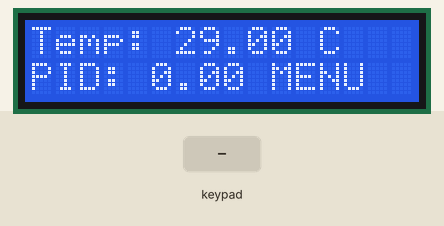
Simulated run of this sketch. Board: Arduino Uno, built with avr-gcc and run on an emulated ATmega328P. Parts: 16×2 character LCD. Inputs (shaded band) come from the test bench. Random numbers use the default seed unless the sketch sets one.

Above: at 1.2 s.
1.3 s: key 'A' pressed
At 1.59 s:
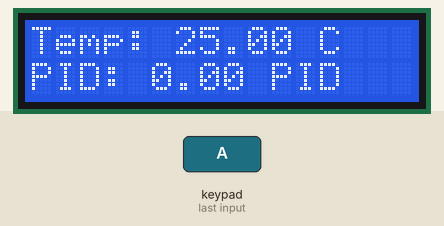
3.6 s: keypad keys 9 8 7 6 D pressed 0.4 s apart
At 5.56 s:
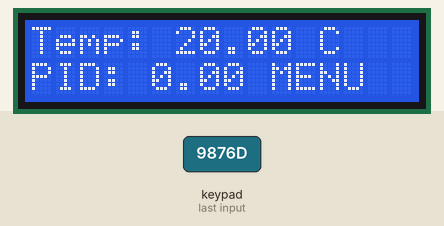
7.1 s: keypad keys 9 8 7 6 A pressed 0.4 s apart
At 9.17 s:
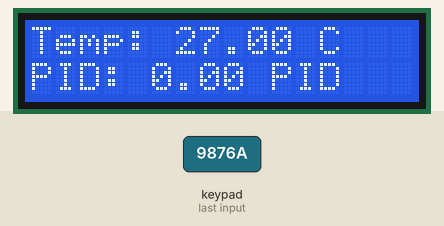
10.6 s: key 'D' pressed
At 11.47 s:
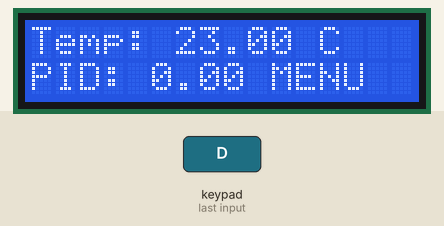
Timing chart, 0 to 13.6 s (numbered marks = the images above; inputs shaded):
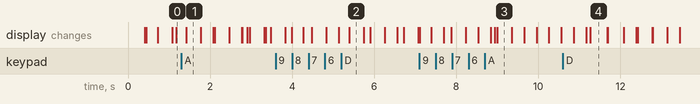

The sketch:

ControlHornoCompleto.ino
```cpp
#include <Wire.h>
#include <LiquidCrystal_I2C.h>
#include <Keypad.h>
#include <PID_v1.h>

LiquidCrystal_I2C lcd(0x27, 16, 2);  // Dirección I2C, Número de columnas y filas
const byte ROWS = 4;
const byte COLS = 4;
char keys[ROWS][COLS] = {
  {'1','2','3','A'},
  {'4','5','6','B'},
  {'7','8','9','C'},
  {'*','0','#','D'}
};
byte rowPins[ROWS] = {9, 8, 7, 6};
byte colPins[COLS] = {13, 10, A1, A0};
Keypad keypad = Keypad(makeKeymap(keys), rowPins, colPins, ROWS, COLS);

// Variables para el PID
double setpoint = 25.0;  // Temperatura de referencia
double input = 0.0;      // Temperatura medida con PT100
double output = 0.0;     // Salida del PID
double kp = 1.0;         // Ganancia proporcional
double ki = 0.1;         // Ganancia integral
double kd = 0.01;        // Ganancia derivativa
PID pid(&input, &output, &setpoint, kp, ki, kd, DIRECT);

// Estados de la máquina de estados finitos
enum State {
  MENU_MAIN,
  MENU_PID_SETTINGS,
  MENU_OTHER_SETTINGS
};

State currentState = MENU_MAIN;

void setup() {
  lcd.begin(16, 2);
  lcd.print("Temperatura: ");
}

void loop() {
  char key = keypad.getKey();

  if (key) {
    handleKeypadInput(key);
  }

  // Actualizar la temperatura con la PT100 (ajustar según tu hardware)
  input = readTemperature();

  // Actualizar el estado de la máquina de estados finitos
  updateStateMachine();

  // Controlar la salida del PID
  pid.Compute();

  // Mostrar información en la pantalla LCD
  displayTemperature();
  displayPIDOutput();
  displayMenu();
}

void handleKeypadInput(char key) {
  switch (currentState) {
    case MENU_MAIN:
      handleMainMenuInput(key);
      break;
    case MENU_PID_SETTINGS:
      handlePIDSettingsMenuInput(key);
      break;
    // Puedes agregar más casos según sea necesario para otros menús
  }
}

void handleMainMenuInput(char key) {
  switch (key) {
    case 'A':
      currentState = MENU_PID_SETTINGS;
      break;
    case 'B':
      // Puedes agregar código para otro menú o ajuste
      break;
    case 'C':
      // Puedes agregar código para otro menú o ajuste
      break;
    case 'D':
      lcd.clear();
      break;
    default:
      // Puedes agregar código para manejar otras teclas
      break;
  }
}

void handlePIDSettingsMenuInput(char key) {
  switch (key) {
    case 'A':
      // Puedes agregar código para ajustar parámetros del PID
      break;
    case 'B':
      // Puedes agregar código para otro menú o ajuste en las configuraciones PID
      break;
    case 'D':
      currentState = MENU_MAIN;
      break;
    default:
      // Puedes agregar código para manejar otras teclas
      break;
  }
}

void updateStateMachine() {
  // Puedes agregar lógica adicional según sea necesario para transiciones de estado
}

double readTemperature() {
  // Implementar lectura de temperatura con PT100
  // Devuelve un valor simulado para propósitos de demostración
  return random(20, 30);
}

void displayTemperature() {
  lcd.setCursor(0, 0);
  lcd.print("Temp: ");
  lcd.print(input);
  lcd.print(" C   ");
}

void displayPIDOutput() {
  lcd.setCursor(0, 1);
  lcd.print("PID: ");
  lcd.print(output);
}

void displayMenu() {
  lcd.setCursor(10, 1);
  switch (currentState) {
    case MENU_MAIN:
      lcd.print("MENU");
      break;
    case MENU_PID_SETTINGS:
      lcd.print("PID ");
      break;
    // Puedes agregar más casos según sea necesario para otros menús
  }
}
```

Measured:
- what the display in image 4 shows lasts 0.4 s, from 11.3 s to 11.7 s
